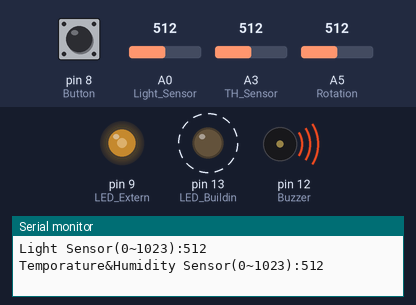
Simulated run of this sketch. Board: Arduino Leonardo, built with avr-gcc and run on an emulated ATmega32U4. Shown: output pins drawn as LEDs (lit = HIGH), buzzer (waves = sounding, pin HIGH), the last lines printed to the serial monitor. Dashed ring = blinking. The test bench sets the inputs (shaded band); at power-on: A5 (Rotation) = 512, pin 8 (Button) HIGH, A0 (Light_Sensor) = 512, A3 (TH_Sensor) = 512.

Above: at 1.3 s.
1.4 s: A5 (Rotation) set to 716
At 2.7 s:
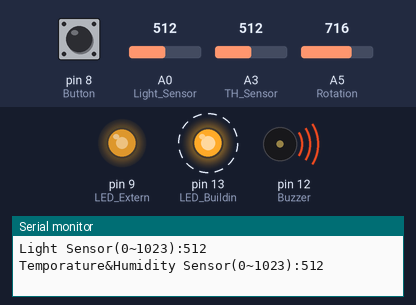
5.4 s: pin 8 (Button) pulled LOW for 0.15 s
At 5.7 s:
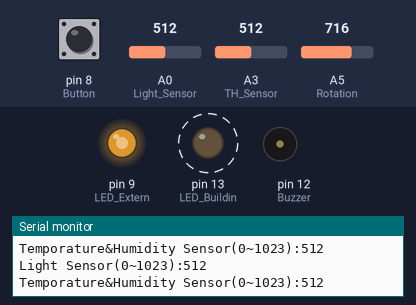
8.9 s: A5 (Rotation) set to 900
At 10.2 s:
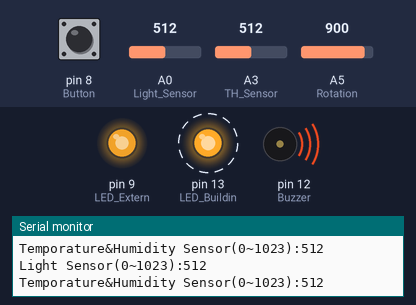
13.3 s: pin 8 (Button) pulled LOW for 1 s
At 14.12 s:
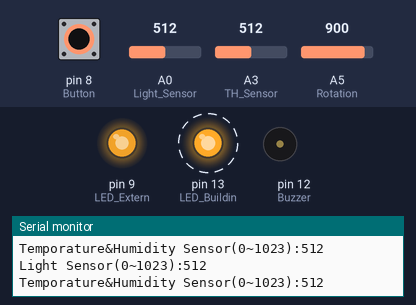
16.8 s: A5 (Rotation) set to 0
At 18.2 s:
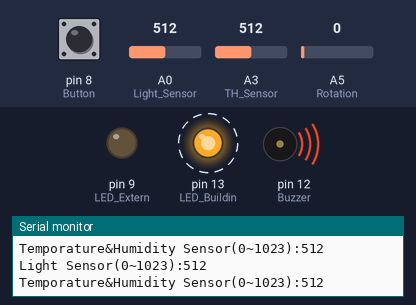
Timing chart, 0 to 22.3 s (numbered marks = the images above; inputs shaded):
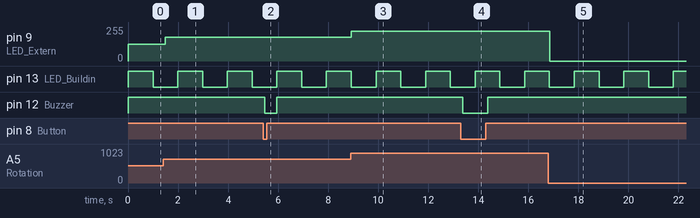

The sketch:

Demo.ino
```cpp
#include <Arduino_FreeRTOS.h>
#include <semphr.h>  // add the FreeRTOS functions for Semaphores (or Flags).

#define Button 8
#define LED_Extern 9
#define Buzzer 12
#define LED_Buildin 13
#define Light_Sensor A0
#define TH_Sensor A3
#define Rotation A5

// Declare a mutex Semaphore Handle which we will use to manage the Serial Port.
// It will be used to ensure only one Task is accessing this resource at any time.
SemaphoreHandle_t xSerialSemaphore;

// define five Tasks
void TaskBuzzerAlarm( void *pvParameters );
void TaskLEDControl( void *pvParameters );
void TaskLEDBlink( void *pvParameters );
void TaskLightMonitor( void *pvParameters );
void TaskTHMonitor( void *pvParameters );

void setup() {
  // put your setup code here, to run once:
  pinMode(Button,INPUT);
  pinMode(LED_Extern,OUTPUT);
  pinMode(Buzzer,OUTPUT);
  pinMode(LED_Buildin,OUTPUT);
  pinMode(Light_Sensor,INPUT);
  pinMode(TH_Sensor,INPUT);
  pinMode(Rotation,INPUT);

  // initialize serial communication at 9600 bits per second:
  Serial.begin(9600);

  while (!Serial) {
    ; // wait for serial port to connect. Needed for native USB, on LEONARDO, MICRO, YUN, and other 32u4 based boards.
  }

  // Semaphores are useful to stop a Task proceeding, where it should be paused to wait,
  // because it is sharing a resource, such as the Serial port.
  // Semaphores should only be used whilst the scheduler is running, but we can set it up here.
  if ( xSerialSemaphore == NULL )  // Check to confirm that the Serial Semaphore has not already been created.
  {
    xSerialSemaphore = xSemaphoreCreateMutex();  // Create a mutex semaphore we will use to manage the Serial Port
    if ( ( xSerialSemaphore ) != NULL )
      xSemaphoreGive( ( xSerialSemaphore ) );  // Make the Serial Port available for use, by "Giving" the Semaphore.
  }

  // Now set up two tasks to run independently.
  xTaskCreate(
    TaskBuzzerAlarm
    ,  (const portCHAR *)"BuzzerAlarm"   // A name just for humans
    ,  128  // This stack size can be checked & adjusted by reading the Stack Highwater
    ,  NULL
    ,  3  // Priority, with 3 (configMAX_PRIORITIES - 1) being the highest, and 0 being the lowest.
    ,  NULL );

  xTaskCreate(
    TaskLEDControl
    ,  (const portCHAR *) "LEDControl"
    ,  128  // Stack size
    ,  NULL
    ,  2  // Priority
    ,  NULL );

  xTaskCreate(
    TaskLEDBlink
    ,  (const portCHAR *) "LEDBlink"
    ,  128  // Stack size
    ,  NULL
    ,  0  // Priority
    ,  NULL );

  xTaskCreate(
    TaskLightMonitor
    ,  (const portCHAR *) "LightMonitor"
    ,  128  // Stack size
    ,  NULL
    ,  1  // Priority
    ,  NULL );

  xTaskCreate(
    TaskTHMonitor
    ,  (const portCHAR *) "THMonitor"
    ,  128  // Stack size
    ,  NULL
    ,  1  // Priority
    ,  NULL );
  // Now the task scheduler, which takes over control of scheduling individual tasks, is automatically started.
}

void loop() {
  // put your main code here, to run repeatedly:

  // Empty. Things are done in Tasks.

}

void TaskBuzzerAlarm( void *pvParameters __attribute__((unused)) )  // This is a Task.
{
  /*
    DigitalRead
    Reads a digital input on pin 8 that has a pushbutton attached to it, prints the result to the serial monitor
  */

  for (;;) // A Task shall never return or exit.
  {
    // read the input pin:
    int buttonState = digitalRead(Button);

    if(buttonState==LOW){
    digitalWrite(Buzzer,LOW);
    }
    else{
     digitalWrite(Buzzer,HIGH);
    }

    vTaskDelay( 500 / portTICK_PERIOD_MS );  // half second delay in between reads for stability
  }
}

void TaskLEDControl(void *pvParameters)  // This is a task.
{
  (void) pvParameters;

/*
  LED Controlled By Rotation Sensor
*/
  for (;;) // A Task shall never return or exit.
  {
    int rota=analogRead(Rotation);
    analogWrite(LED_Extern,map(rota,0,1023,0,255));
    vTaskDelay( 500 / portTICK_PERIOD_MS ); // wait for half second
  }
}

void TaskLEDBlink(void *pvParameters)  // This is a task.
{
  (void) pvParameters;

/*
  Blink
  Turns on an LED on for one second, then off for one second, repeatedly.
*/
  for (;;) // A Task shall never return or exit.
  {
    digitalWrite(LED_Buildin, HIGH);   // turn the LED on (HIGH is the voltage level)
    vTaskDelay( 1000 / portTICK_PERIOD_MS ); // wait for one second
    digitalWrite(LED_Buildin, LOW);    // turn the LED off by making the voltage LOW
    vTaskDelay( 1000 / portTICK_PERIOD_MS ); // wait for one second
  }
}

void TaskLightMonitor( void *pvParameters __attribute__((unused)) )  // This is a Task.
{
  /*
    AnalogRead
    Reads a analog input on pin A0 that has a Light Sensor attached to it, prints the result to the serial monitor
  */

  for (;;) // A Task shall never return or exit.
  {
    // read the input pin:
    int LightValue = analogRead(Light_Sensor);

    // See if we can obtain or "Take" the Serial Semaphore.
    // If the semaphore is not available, wait 5 ticks of the Scheduler to see if it becomes free.
    if ( xSemaphoreTake( xSerialSemaphore, ( TickType_t ) 5 ) == pdTRUE )
    {
      // We were able to obtain or "Take" the semaphore and can now access the shared resource.
      // We want to have the Serial Port for us alone, as it takes some time to print,
      // so we don't want it getting stolen during the middle of a conversion.
      // print out the value of the light sensor:
      Serial.print("Light Sensor(0~1023):");
      Serial.println(LightValue);

      xSemaphoreGive( xSerialSemaphore ); // Now free or "Give" the Serial Port for others.
    }

    vTaskDelay( 5000 / portTICK_PERIOD_MS );  // 5 second delay in between reads for stability
  }
}

void TaskTHMonitor( void *pvParameters __attribute__((unused)) )  // This is a Task.
{
  /*
    AnalogRead
    Reads a analog input on pin A0 that has a Temporature&Humidity Sensor attached to it, prints the result to the serial monitor
  */

  for (;;) // A Task shall never return or exit.
  {
    // read the input pin:
    int THValue = analogRead(TH_Sensor);

    // See if we can obtain or "Take" the Serial Semaphore.
    // If the semaphore is not available, wait 5 ticks of the Scheduler to see if it becomes free.
    if ( xSemaphoreTake( xSerialSemaphore, ( TickType_t ) 5 ) == pdTRUE )
    {
      // We were able to obtain or "Take" the semaphore and can now access the shared resource.
      // We want to have the Serial Port for us alone, as it takes some time to print,
      // so we don't want it getting stolen during the middle of a conversion.
      // print out the value of the THlk liyhb kmyhh kmmi sensor:
      Serial.print("Temporature&Humidity Sensor(0~1023):");
      Serial.println(THValue);

      xSemaphoreGive( xSerialSemaphore ); // Now free or "Give" the Serial Port for others.
    }

    vTaskDelay( 5000 / portTICK_PERIOD_MS );  // 5 second delay in between reads for stability
  }
}
```

Measured:
- after the input at 1.4 s, pin 9 (LED_Extern): 127/255 → 178/255 after 0.10 s
- after the input at 5.4 s, pin 12 (Buzzer): HIGH → LOW after 0.06 s, → HIGH 0.50 s later
- after the input at 8.9 s, pin 9 (LED_Extern): 178/255 → 224/255 at once
- after the input at 13.3 s, pin 12 (Buzzer): HIGH → LOW after 0.08 s, → HIGH 0.99 s later
- after the input at 16.8 s, pin 9 (LED_Extern): 224/255 → 0/255 after 0.05 s
- by itself, pin 13 (LED_Buildin): alternates HIGH for 0.99 s and LOW for 0.99 s
